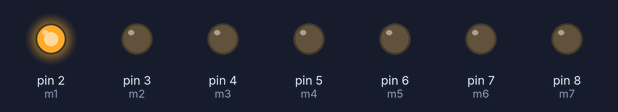
The sketch below on a simulated Arduino Uno, built with avr-gcc and run on an emulated ATmega328P. Shown: output pins drawn as LEDs (lit = HIGH).

Above: at 0.1 s.
Timing chart, 0 to 1.6 s (numbered marks = the images above):
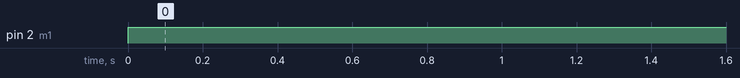

The sketch:

ss.ino
```cpp
 int m1 = 2;
 int m2 = 3;
 int m3 = 4;
 int m4 = 5;
 int m5 = 6;
 int m6 = 7;
 int m7 = 8;
 int m8 = 8;
void setup() {
  // put your setup code here, to run once:
 pinMode(m1,OUTPUT);
  pinMode(m2,OUTPUT);
  pinMode(m3,OUTPUT);
  pinMode(m4,OUTPUT);
  pinMode(m5,OUTPUT);
  pinMode(m6,OUTPUT);
  pinMode(m7,OUTPUT);
  pinMode(m8,OUTPUT);
}

void loop() {
  // put your main code here, to run repeatedly:
   digitalWrite(m1,HIGH);
   digitalWrite(m2,LOW);
   digitalWrite(m3,LOW);
   digitalWrite(m4,LOW);
   digitalWrite(m5,LOW);
   digitalWrite(m6,LOW);
   digitalWrite(m7,LOW);
   digitalWrite(m8,LOW);
}
```

Measured:
- by itself, pin 2 (m1): LOW → HIGH at 0.00 s
